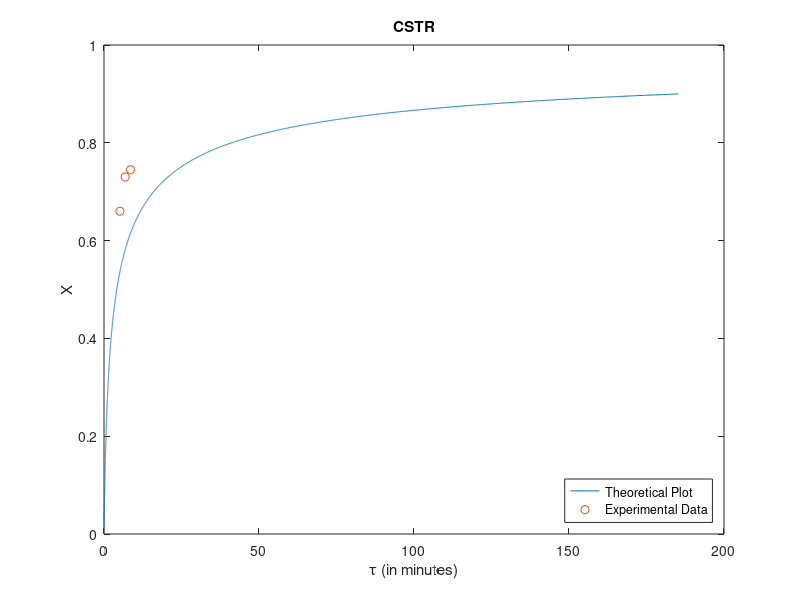
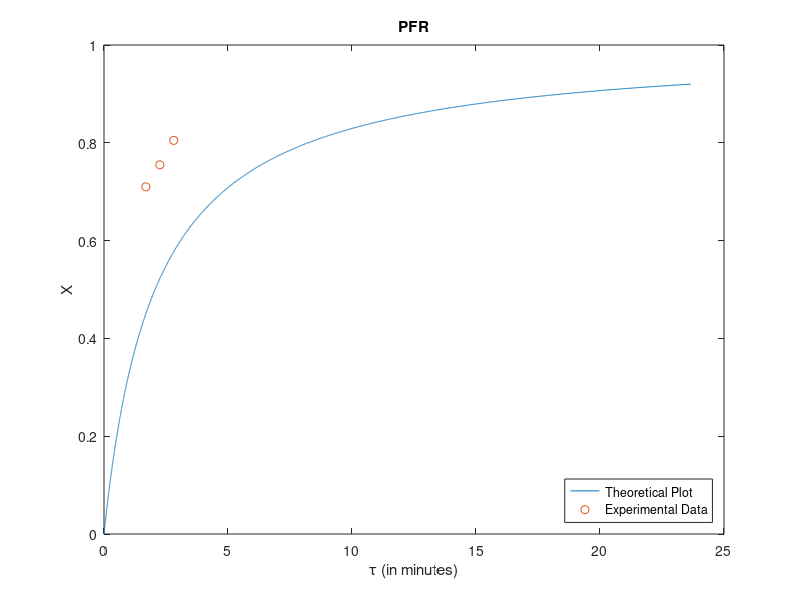

Recreate these plots in MATLAB, in order.
clear all;
clc;

% CSTR
% Experimental Data
VC = 2050;
vC = [200 ; 150 ; 120] / 60 * 2;
tC = [308 ; 397 ; 494];
for i = 2:4
    tC(:,i) = i * tC(:,1);
end
TtC = [8.2 8.3 8.3 8.4
       8.4 8.6 8.7 8.9
       8.4 8.8 8.8 8.9];
XeqC = 0.9;

% Theoretical Plot
K = 0.162;
CA0C = 0.05;
XthC = 0:0.0001:XeqC;
tauthC = XthC / K / CA0C ./ (1 - XthC) .^ 2 / 60;
plot(tauthC,XthC);
hold on;

% Experimental Plot
CAC = (1 - TtC * 0.1) / 10;
XC = (CA0C - CAC) / CA0C;
tauC = VC ./ vC / 60;
plot(tauC,mean(XC,2), 'o');
title('CSTR');
ylabel('X');
xlabel('\tau (in minutes)');
legend('Theoretical Plot','Experimental Data','location','southeast');

% PFR
% Experimental Data
VP = 675;
vP = [200 ; 150 ; 120] / 60 * 2;
tP = [104 ; 133 ; 171];
for i = 2:4
    tP(:,i) = i * tP(:,1);
end
TtP = [8.1 8.5 8.6 9.0
       8.5 8.6 8.8 9.2
       8.8 9.0 9.1 9.2];
XeqP = 0.92;

% Theoretical Plot
K = 0.162;
CA0P = 0.05;
XthP = 0:0.0001:XeqP;
tauthP = XthP / K / CA0P ./ (1 - XthP) / 60;
figure;
plot(tauthP,XthP);
hold on;

% Experimental Plot
CAP = (1 - TtP * 0.1) / 10;
XP = (CA0P - CAP) / CA0P;
tauP = VP ./ vP / 60;
plot(tauP,mean(XP,2), 'o');
title('PFR');
ylabel('X');
xlabel('\tau (in minutes)');
legend('Theoretical Plot','Experimental Data','location','southeast');